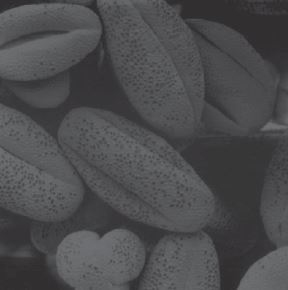
#> input picture images/polenEscuro.JPG, 288 x 290 px, found by its file name
$ python Histograma.py
#> lines starting #> are read from the running program, lines starting #| are printed output that depends on the picture
import cv2
import numpy as np
from matplotlib import pyplot as plt

image1 = cv2.imread("images\polenEscuro.JPG", cv2.IMREAD_GRAYSCALE)
#> image1: shape (290, 288); min 41, max 114, mean 76
cv2.imshow("Imagem Escura", image1)
cv2.waitKey(0)
image2 = cv2.imread("images\polenClaro.JPG", cv2.IMREAD_GRAYSCALE)
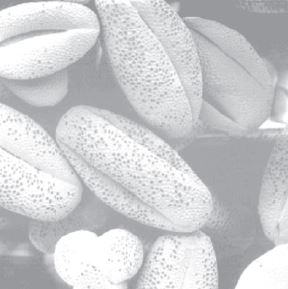
#> input picture images/polenClaro.JPG, 288 x 289 px, found by its file name
#> image2: shape (289, 288); min 145, max 255, mean 205.1
cv2.imshow("Imagem Clara", image2)
cv2.waitKey(0)
image3 = cv2.imread("images\polenBaixoContraste.JPG",cv2.IMREAD_GRAYSCALE)
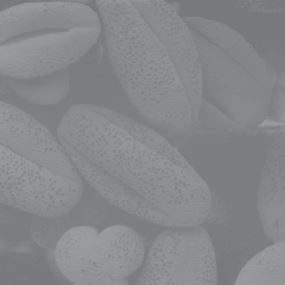
#> input picture images/polenBaixoContraste.JPG, 285 x 285 px, found by its file name
#> image3: shape (285, 285); min 115, max 159, mean 135.2
cv2.imshow("Imagem Baixo Contraste", image3)
cv2.waitKey(0)
image4 = cv2.imread("images\polenAltoContraste.JPG", cv2.IMREAD_GRAYSCALE)
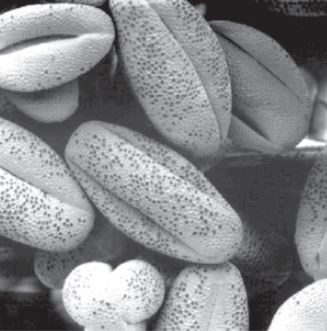
#> input picture images/polenAltoContraste.JPG, 327 x 331 px, found by its file name
#> image4: shape (331, 327); min 26, max 255, mean 136.5
cv2.imshow("Imagem Alto Constraste", image4)
cv2.waitKey(0)

# Calcular o histograma
hist1 = cv2.calcHist([image1], [0], None, [256], [0, 255])
#> hist1 = 256 values, max 4254 at index 55, min 0 at index 0, mean 326.2
hist2 = cv2.calcHist([image2], [0], None, [256], [0, 255])
#> hist2 = 256 values, max 3127 at index 153, min 0 at index 0, mean 307.2
hist3 = cv2.calcHist([image3], [0], None, [256], [0, 255])
#> hist3 = 256 values, max 8465 at index 125, min 0 at index 0, mean 317.3
hist4 = cv2.calcHist([image4], [0], None, [256], [0, 255])
#> hist4 = 256 values, max 2842 at index 32, min 0 at index 0, mean 418.3

fig = plt.figure(figsize=(10, 7))
rows = 2
columns = 2
fig.add_subplot(rows, columns, 1)
plt.plot(hist1)
fig.add_subplot(rows, columns, 2)
plt.plot(hist2)
fig.add_subplot(rows, columns, 3)
plt.plot(hist3)
fig.add_subplot(rows, columns, 4)
plt.plot(hist4)
plt.show()
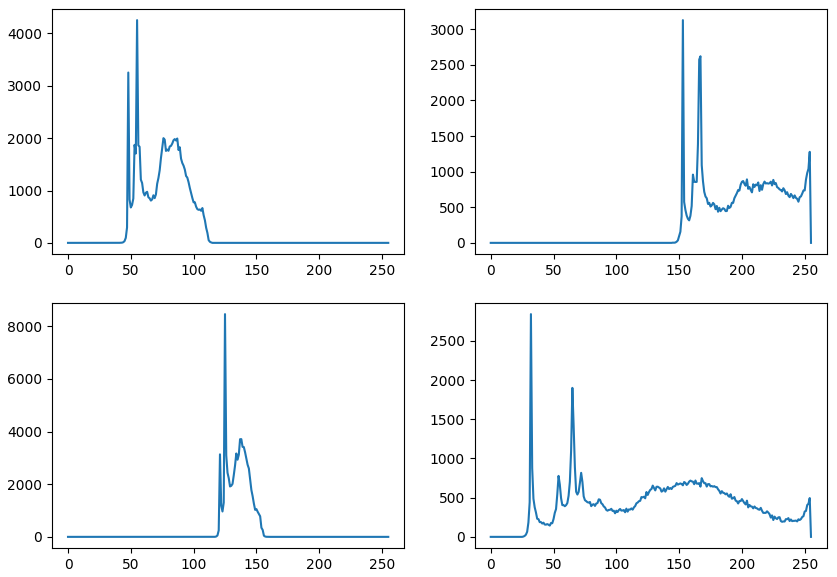
#> figure drawn by matplotlib, 4 panels; panel 1: curve peaks at x = 55, y = 4254; panel 2: curve peaks at x = 153, y = 3127; panel 3: curve peaks at x = 125, y = 8465; panel 4: curve peaks at x = 32, y = 2842

# Equalizar o histograma
equalizedImage = cv2.equalizeHist(image1) #Trocar a imagem para ver as equalizações
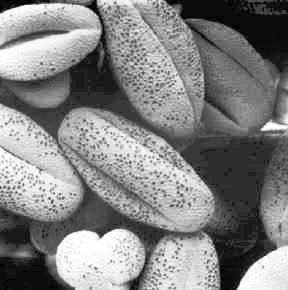
#> equalizedImage: shape (290, 288); min 0, max 255, mean 130
cv2.imshow("Imagem Equalizada", equalizedImage)
cv2.waitKey(0)
# Calcular o histograma da imagem equalizada
histEqualized = cv2.calcHist([equalizedImage], [0], None, [256], [0, 255])
#> histEqualized = 256 values, max 4254 at index 45, min 0 at index 2, mean 325.2

fig = plt.figure(figsize=(10, 7))
plt.plot(histEqualized)
plt.xlabel("Bins")
plt.ylabel("Número de Pixels")
plt.show()
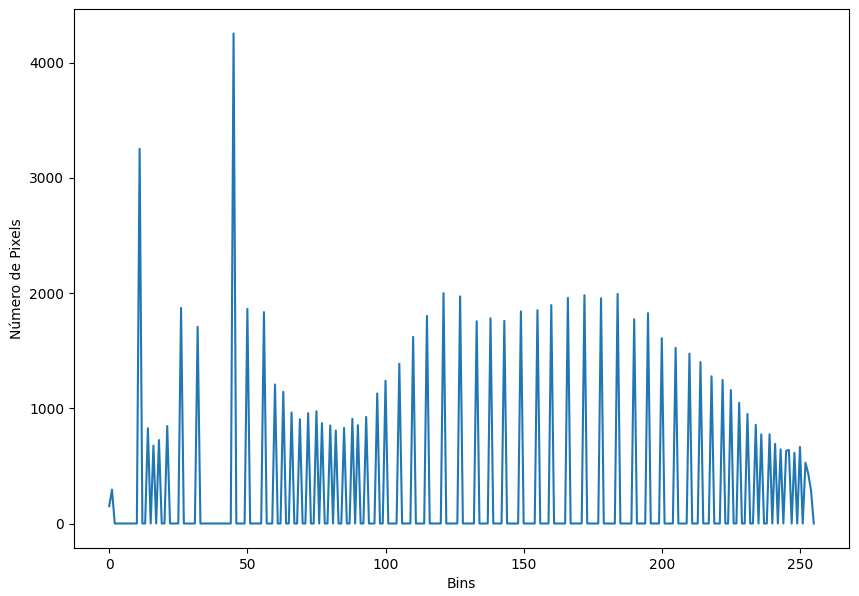
#> figure drawn by matplotlib, 1 panel; curve peaks at x = 45, y = 4254
